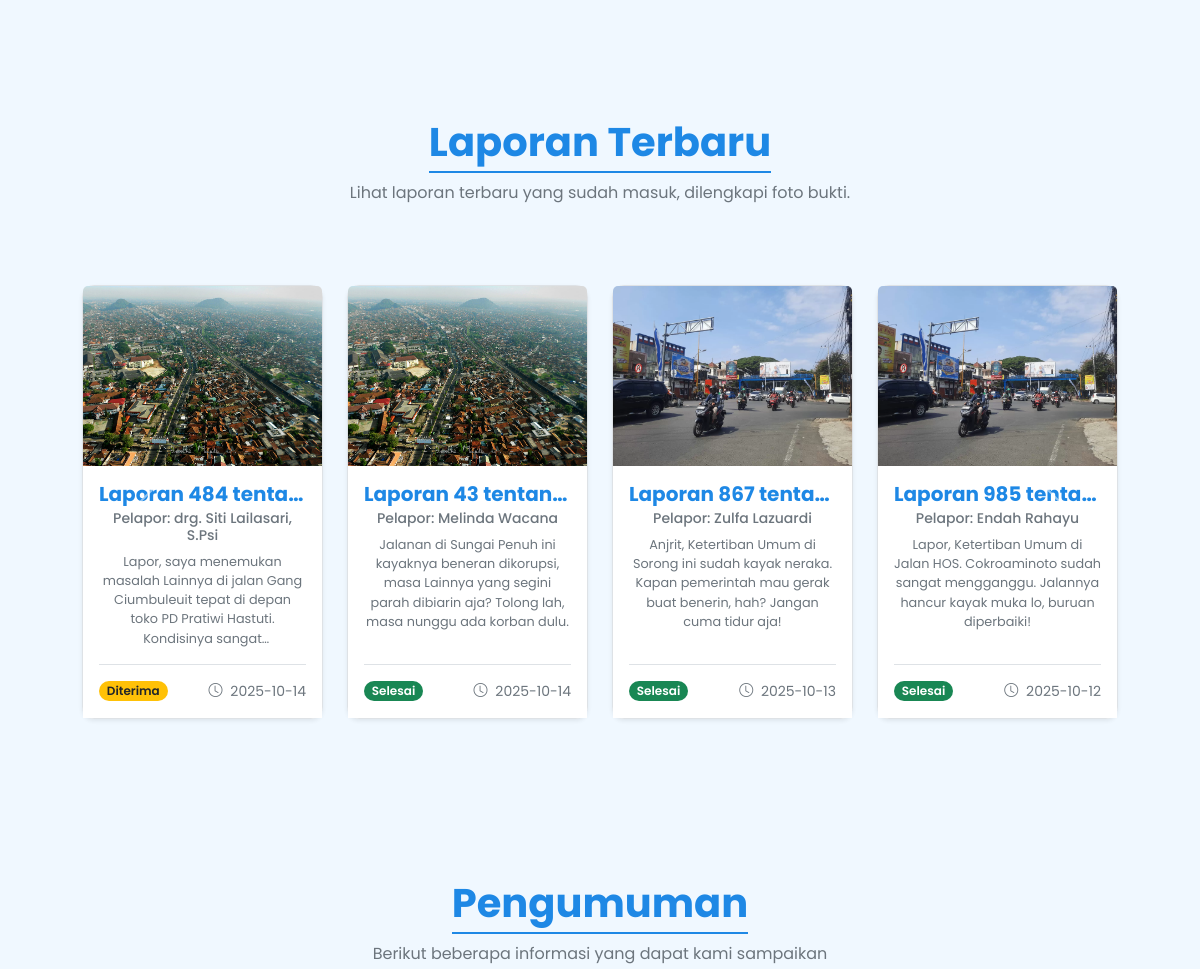
Page /home (middle part) on the earlier database version.
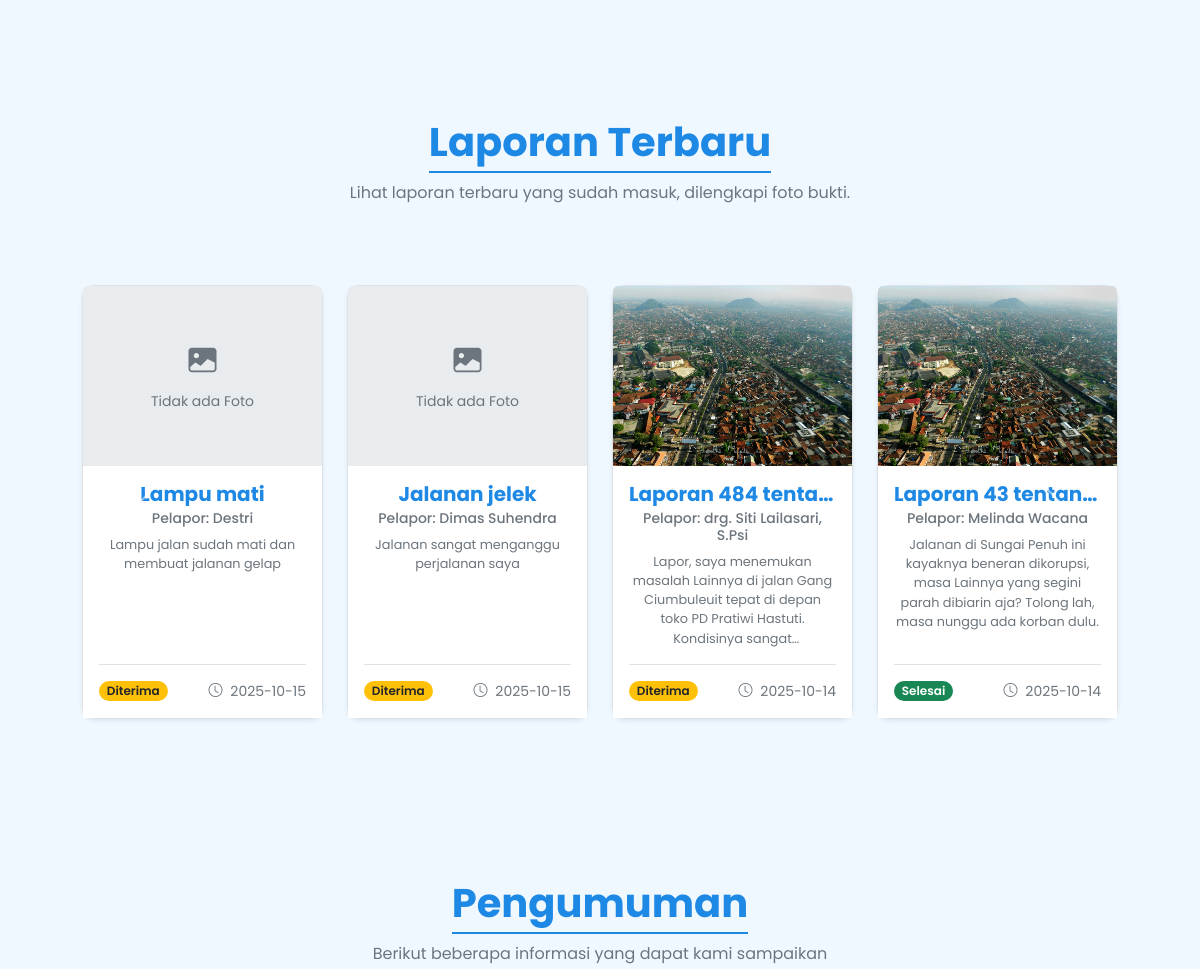
Same page on the later database version.
### tables this page shows
CREATE TABLE laporan (
    id INTEGER PRIMARY KEY AUTOINCREMENT,
    nomor_laporan TEXT NOT NULL UNIQUE,
    nama_pelapor TEXT NOT NULL,
    no_whatsapp TEXT,
    judul TEXT NOT NULL,
    deskripsi TEXT NOT NULL,
    -- PERUBAHAN UTAMA: Menggunakan Foreign Key ke tabel kategori
    kategori_id INTEGER NOT NULL,
    kecamatan TEXT,
    kelurahan TEXT,
    foto TEXT,
    foto_selesai TEXT,
    dinas_penugas TEXT,
    pengumuman_publik TEXT,
    latitude REAL NOT NULL,
    longitude REAL NOT NULL,
    status TEXT NOT NULL DEFAULT 'Diterima',
    support_count INTEGER DEFAULT 0,
    timestamp DATETIME DEFAULT CURRENT_TIMESTAMP,
    -- Mendefinisikan hubungan antar tabel
    FOREIGN KEY (kategori_id) REFERENCES kategori (id)
);

### app.py (the view)
@app.route('/home')
def home():
    laporan_page = request.args.get('laporan_page', 1, type=int)
    laporan_per_page = 30
    laporan_offset = (laporan_page - 1) * laporan_per_page
    pengumuman_page = request.args.get('pengumuman_page', 1, type=int)
    pengumuman_per_page = 5
    pengumuman_offset = (pengumuman_page - 1) * pengumuman_per_page
    conn = get_db_connection()
    query_all = """
        SELECT l.id, l.judul, k.nama_kategori, l.status, l.latitude, l.longitude, l.support_count
        FROM laporan l JOIN kategori k ON l.kategori_id = k.id
    """
    query_paginated = """
        SELECT l.*, k.nama_kategori
        FROM laporan l JOIN kategori k ON l.kategori_id = k.id
        ORDER BY l.timestamp DESC LIMIT ? OFFSET ?
    """
    all_laporan_rows = conn.execute(query_all).fetchall()
    paginated_laporan_rows = conn.execute(query_paginated, (laporan_per_page, laporan_offset)).fetchall()
    total_laporan = conn.execute('SELECT COUNT(id) FROM laporan').fetchone()[0]
    paginated_pengumuman_rows = conn.execute(
        "SELECT id, judul, pengumuman_publik, timestamp FROM laporan WHERE pengumuman_publik IS NOT NULL AND pengumuman_publik != '' AND status != 'Selesai' ORDER BY timestamp DESC LIMIT ? OFFSET ?",
        (pengumuman_per_page, pengumuman_offset)
    ).fetchall()
    total_pengumuman = conn.execute("SELECT COUNT(id) FROM laporan WHERE pengumuman_publik IS NOT NULL AND pengumuman_publik != '' AND status != 'Selesai'").fetchone()[0]
    conn.close()
    all_laporan_list = [dict(row) for row in all_laporan_rows]
    paginated_laporan_list = [dict(row) for row in paginated_laporan_rows]
    paginated_pengumuman_list = [dict(row) for row in paginated_pengumuman_rows]
    total_laporan_pages = math.ceil(total_laporan / laporan_per_page)
    total_pengumuman_pages = math.ceil(total_pengumuman / pengumuman_per_page)
    return render_template(
        'home.html',
        all_laporan_list=all_laporan_list,
        paginated_laporan_list=paginated_laporan_list,
        paginated_pengumuman_list=paginated_pengumuman_list,
        laporan_pagination={'page': laporan_page, 'total_pages': total_laporan_pages},
        pengumuman_pagination={'page': pengumuman_page, 'total_pages': total_pengumuman_pages}
    )

### app.py (called while the page is built)
def get_db_connection():
    conn = sqlite3.connect(DATABASE, detect_types=sqlite3.PARSE_DECLTYPES | sqlite3.PARSE_COLNAMES)
    conn.row_factory = sqlite3.Row
    return conn

### templates/home.html (shortened to what the changed rows need)
{% extends "layout.html" %} {% block title %}Dashboard Publik Lapor!{% endblock %} {% block content %}
<div class="section" id="laporanTerbaru">
     <div class="container-md text-center">
          <div class="row p-3 p-md-4 justify-content-around align-items-center">
               <div class="col-12">
                    <div id="laporanCarousel" class="carousel slide bg-transparent" data-bs-ride="carousel">
                         <div class="carousel-inner p-1 p-md-3" role="listbox">
                              {% set chunk_size = 4 %} {% set chunks = (paginated_laporan_list | batch(chunk_size)) %} {% for chunk in chunks %}
                              <div class="carousel-item {% if loop.first %}active{% endif %}">
                                   <div class="row g-4">
                                        {% for laporan in chunk %}
                                        <div class="col-12 col-sm-6 col-lg-3">
                                             <a href="{{ url_for('detail_laporan', laporan_id=laporan.id) }}" class="card laporan-card shadow-sm h-100 text-decoration-none transition-hover">
                                                  {% if laporan.foto %}
                                                  <img src="{{ url_for('static', filename='uploads/' + laporan.foto) }}" class="card-img-top object-fit-cover" alt="{{ laporan.judul }}" style="height: 180px" />
                                                  {% else %}
                                                  <div class="card-img-top d-flex flex-column align-items-center justify-content-center text-muted p-4" style="height: 180px; background-color: #e9ecef">
                                                       <i class="bi bi-image-fill fs-3 mb-2" style="color: var(--sub-text)"></i>
                                                       <small style="color: var(--sub-text)">Tidak ada Foto</small>
                                                  </div>
                                                  {% endif %}
                                                  <div class="card-body d-flex flex-column">
                                                       <h5 class="card-title fw-bold text-truncate text-dark">{{ laporan.judul }}</h5>
                                                       <h6 class="card-subtitle mb-2 text-muted small">Pelapor: {{ laporan.nama_pelapor }}</h6>
                                                       <p class="card-text text-sm flex-grow-1 text-muted text-truncate-3">{{ laporan.deskripsi }}</p>
                                                       <div class="d-flex justify-content-between align-items-center mt-auto pt-3 border-top" style="border-color: #dee2e6 !important">
                                                            <span
                                                                 class="badge {% if laporan.status == 'Diterima' %}bg-warning text-dark{% elif laporan.status == 'Diproses' %}bg-info text-dark{% elif laporan.status == 'Selesai' %}bg-success{% else %}bg-secondary{% endif %} rounded-pill fw-semibold"
                                                            >
                                                                 {{ laporan.status }}
                                                            </span>
                                                            <small class="text-muted"><i class="bi bi-clock me-1"></i> {{ laporan.timestamp.split(' ')[0] }}</small>
                                                       </div>
                                                  </div>
                                             </a>
                                        </div>
                                        {% endfor %}
                                   </div>
                              </div>
                              {% endfor %}
                         </div>
                    </div>
               </div>
          </div>
     </div>
</div>
                              {% set chunk_size = 4 %} {% set chunks = (paginated_pengumuman_list | batch(chunk_size)) %}
{% endblock %}

Differences in the rows shown:
no longer on this page (row unchanged): laporan: foto (picture), judul "Laporan 867 tenta…", nama_pelapor "Zulfa Lazuardi", deskripsi "Anjrit, Ketertiban Umum di Sorong ini sudah kayak neraka. Kapan pemerintah mau gerak buat benerin, hah? Jangan cuma tidur aja!", status "Selesai", timestamp "2025-10-13"
no longer on this page (row unchanged): laporan: foto (picture), judul "Laporan 985 tenta…", nama_pelapor "Endah Rahayu", deskripsi "Lapor, Ketertiban Umum di Jalan HOS. Cokroaminoto sudah sangat mengganggu. Jalannya hancur kayak muka lo, buruan diperbaiki!", status "Selesai", timestamp "2025-10-12"
added laporan: shows "Tidak ada Foto", judul "Lampu mati", nama_pelapor "Destri", deskripsi "Lampu jalan sudah mati dan membuat jalanan gelap", status "Diterima", timestamp "2025-10-15"
added laporan: shows "Tidak ada Foto", judul "Jalanan jelek", nama_pelapor "Dimas Suhendra", deskripsi "Jalanan sangat menganggu perjalanan saya", status "Diterima", timestamp "2025-10-15"
